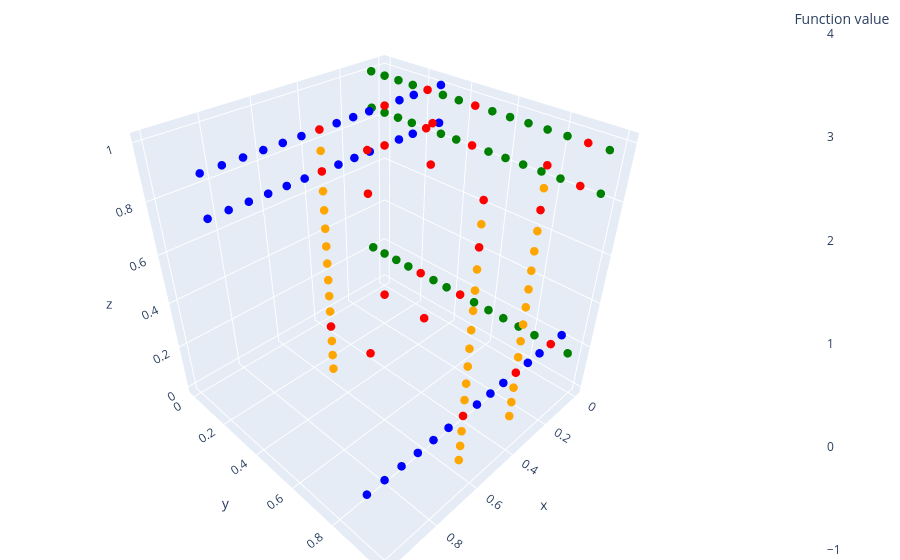

Source (notebook cell):
### Code cell
# ------------------------------------------------------------------------
# Color-coding grid points by the node they originate from
#
# We have four node grids:
#   grid_A, grid_B, grid_C, grid_L
# and we want to visualize all their points in a single 3D plot,
# using a different color for each node:
#   A -> blue, B -> green, C -> orange, L -> red.
#
# Note: here we use categorical colors (strings) instead of numeric
# values. The `plot_xyz` helper will pass these directly to Plotly as
# marker colors.
# ------------------------------------------------------------------------

# Number of points in each node grid
num_A = grid_A.num_points()
num_B = grid_B.num_points()
num_C = grid_C.num_points()
num_L = grid_L.num_points()

# Build per-node color arrays
colors_A = ["blue"] * num_A
colors_B = ["green"] * num_B
colors_C = ["orange"] * num_C
colors_L = ["red"] * num_L

# Combine all node grids row-wise into a single Grid
combined_grid = grid_A + grid_B + grid_C + grid_L

# Concatenate colors in the same order
colors = np.array(colors_A + colors_B + colors_C + colors_L)

# Plot: each point is colored by its node of origin
fig = plot_xyz(combined_grid, colors)
fig.show()

### Figure 1 — Plotly figure (JSON) as saved in the notebook; plotly's stock layout.template omitted (floating-point values rounded to 4 significant figures; data arrays with more than 128 entries replaced by an {"elided": "..."} marker saying what was removed)
{"data": [{"marker": {"color": {"elided": "162 str values"}, "colorbar": {"title": {"text": "Function value"}}, "colorscale": [[0, "#440154"], [0.1111, "#482878"], [0.2222, "#3e4989"], [0.3333, "#31688e"], [0.4444, "#26828e"], [0.5556, "#1f9e89"], [0.6667, "#35b779"], [0.7778, "#6ece58"], [0.8889, "#b5de2b"], [1, "#fde725"]], "size": 5}, "mode": "markers", "type": "scatter3d", "x": {"elided": "162 float values"}, "y": {"elided": "162 float values"}, "z": {"elided": "162 float values"}}], "layout": {"margin": {"b": 0, "l": 0, "r": 0, "t": 0}, "scene": {"aspectmode": "cube", "xaxis": {"autorange": true, "title": {"text": "x"}}, "yaxis": {"autorange": true, "title": {"text": "y"}}, "zaxis": {"autorange": true, "title": {"text": "z"}}}}}
